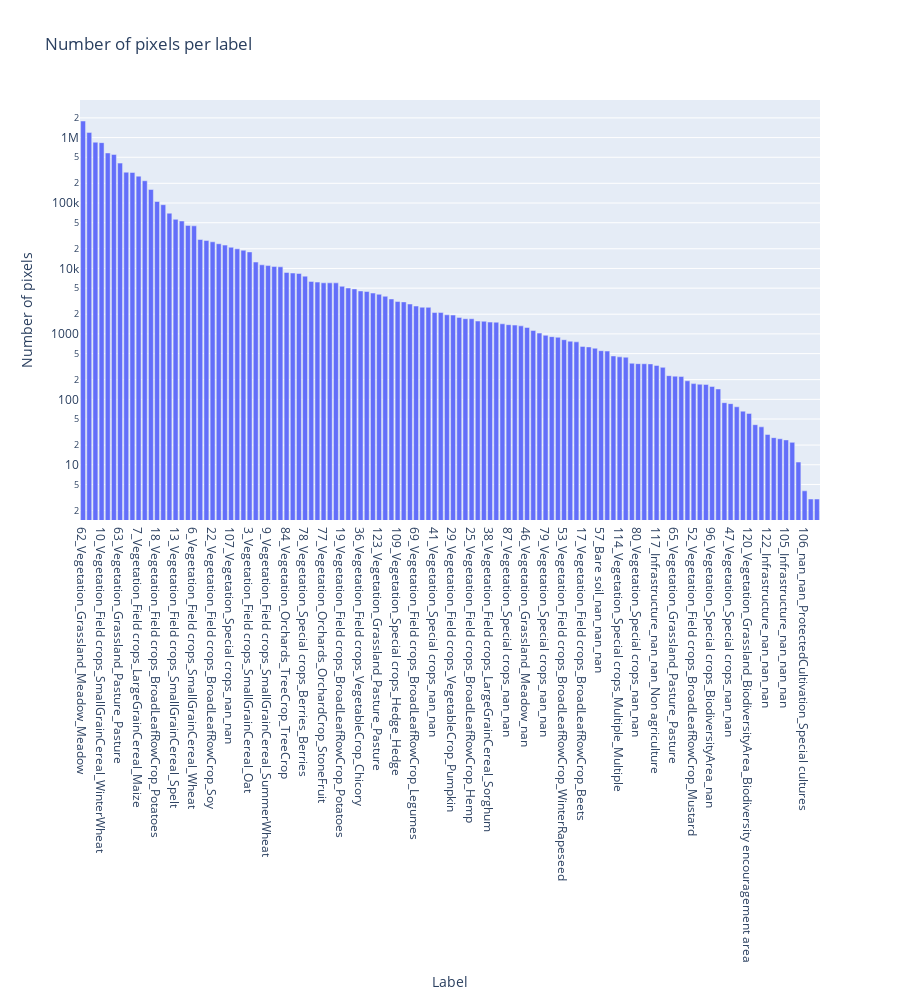

Source (notebook cell):
### Markdown cell above
Wie wir sehen, ist die Verteilung der Labels sehr ungleichmässig. Manche kommen auf über 1 Million Pixel vor, andere (ID 104) nur auf 3 Pixel.

### Code cell
fig = go.Figure()
fig.add_trace(go.Bar(x=[n['label_name'] for n in pixels_by_label_count_sorted.values()], y=[v['count'] for v in pixels_by_label_count_sorted.values()]))
fig.update_layout(
    title="Number of pixels per label",
    xaxis_title="Label",
    yaxis_title="Number of pixels",
    yaxis_type="log",
    height=1000
)

### Figure 1 — Plotly figure (JSON) as saved in the notebook; plotly's stock layout.template omitted (floating-point values rounded to 4 significant figures)
{"data": [{"type": "bar", "x": ["62_Vegetation_Grassland_Meadow_Meadow", "0_unknown_unknown_unknown_unknown", "58_Vegetation_Grassland_Meadow_Meadow", "10_Vegetation_Field crops_SmallGrainCereal_WinterWheat", "60_Vegetation_Grassland_Meadow_Meadow", "15_Vegetation_Field crops_LargeGrainCereal_Maize", "63_Vegetation_Grassland_Pasture_Pasture", "16_Vegetation_Field crops_BroadLeafRowCrop_Sugar_beets", "2_Vegetation_Field crops_SmallGrainCereal_WinterBarley", "7_Vegetation_Field crops_LargeGrainCereal_Maize", "21_Vegetation_Field crops_BroadLeafRowCrop_WinterRapeseed", "34_Vegetation_Field crops_VegetableCrop_Vegetables", "18_Vegetation_Field crops_BroadLeafRowCrop_Potatoes", "64_Vegetation_Grassland_Pasture_Pasture", "23_Vegetation_Field crops_BroadLeafRowCrop_Sunflowers", "13_Vegetation_Field crops_SmallGrainCereal_Spelt", "4_Vegetation_Field crops_SmallGrainCereal_Wheat", "74_Vegetation_Orchards_OrchardCrop_Vines", "6_Vegetation_Field crops_SmallGrainCereal_Wheat", "35_Vegetation_Field crops_VegetableCrop_Vegetables", "75_Vegetation_Orchards_OrchardCrop_Apples", "22_Vegetation_Field crops_BroadLeafRowCrop_Soy", "108_Vegetation_Special crops_Hedge_Hedge", "27_Vegetation_Field crops_BroadLeafRowCrop_Peas", "107_Vegetation_Special crops_nan_nan", "61_Vegetation_Grassland_Meadow_Meadow", "44_Vegetation_Special crops_Fallow_Fallow", "3_Vegetation_Field crops_SmallGrainCereal_Oat", "8_Vegetation_Field crops_SmallGrainCereal_EinkornWheat", "26_Vegetation_Field crops_BroadLeafRowCrop_Field bean", "9_Vegetation_Field crops_SmallGrainCereal_SummerWheat", "88_Vegetation_Orchards_OrchardCrop_Vines", "11_Vegetation_Field crops_SmallGrainCereal_Rye", "84_Vegetation_Orchards_TreeCrop_TreeCrop", "83_Vegetation_Special crops_nan_nan", "45_Vegetation_Special crops_Fallow_Fallow", "78_Vegetation_Special crops_Berries_Berries", "39_Vegetation_Special crops_Berries_Berries", "73_Vegetation_Grassland_nan_nan", "77_Vegetation_Orchards_OrchardCrop_StoneFruit", "112_Undefined_nan_nan_Multiple", "50_Vegetation_Field crops_CropMix_MixedCrop", "19_Vegetation_Field crops_BroadLeafRowCrop_Potatoes", "59_Vegetation_Grassland_Meadow_Meadow", "42_Vegetation_Special crops_nan_nan", "36_Vegetation_Field crops_VegetableCrop_Chicory", "76_Vegetation_Orchards_OrchardCrop_Pears", "1_Vegetation_Field crops_SmallGrainCereal_SummerBarley", "123_Vegetation_Grassland_Pasture_Pasture", "31_Vegetation_Field crops_LargeGrainCereal_Sorghum", "113_Vegetation_Forest_Forest_Forest", "109_Vegetation_Special crops_Hedge_Hedge", "24_Vegetation_Field crops_BroadLeafRowCrop_Linen", "98_Infrastructure_nan_Greenhouse_Vegetables", "69_Vegetation_Field crops_BroadLeafRowCrop_Legumes", "5_Vegetation_Field crops_SmallGrainCereal_Grain", "51_Vegetation_Grassland_BiodiversityArea_Biodiversity encouragement area", "41_Vegetation_Special crops_nan_nan", "32_Vegetation_Field crops_SmallGrainCereal_Grain", "56_Bare soil_nan_nan_nan", "29_Vegetation_Field crops_VegetableCrop_Pumpkin", "30_Vegetation_Field crops_BroadLeafRowCrop_Tobacco", "37_Vegetation_Field crops_SmallGrainCereal_Buckwheat", "25_Vegetation_Field crops_BroadLeafRowCrop_Hemp", "20_Vegetation_Field crops_BroadLeafRowCrop_SummerRapeseed", "86_Vegetation_Special crops_nan_nan", "38_Vegetation_Field crops_LargeGrainCereal_Sorghum", "101_nan_nan_ProtectedCultivation_Vegetables", "82_Vegetation_Special crops_nan_nan", "87_Vegetation_Special crops_nan_nan", "72_Vegetation_Grassland_BiodiversityArea_nan", "94_Vegetation_Special crops_nan_nan", "46_Vegetation_Grassland_Meadow_nan", "119_Bare soil_nan_nan_nan", "116_Undefined_nan_nan_Waters", "79_Vegetation_Special crops_nan_nan", "66_Vegetation_Grassland_Meadow_Meadow", "43_Vegetation_Grassland_BiodiversityArea_Biodiversity encouragement area", "53_Vegetation_Field crops_BroadLeafRowCrop_WinterRapeseed", "81_Vegetation_Orchards_OrchardCrop_Hops", "124_Undefined_nan_Undefined_Non agriculture", "17_Vegetation_Field crops_BroadLeafRowCrop_Beets", "111_Undefined_nan_nan_Multiple", "102_nan_nan_ProtectedCultivation_Special cultures", "57_Bare soil_nan_nan_nan", "70_Vegetation_Grassland_nan_nan", "71_Vegetation_Grassland_Meadow_Meadow", "114_Vegetation_Special crops_Multiple_Multiple", "115_Undefined_nan_Undefined_Non agriculture", "100_Infrastructure_nan_Greenhouse_Special cultures", "80_Vegetation_Special crops_nan_nan", "54_Vegetation_Field crops_BroadLeafRowCrop_Sunflowers", "110_Vegetation_Special crops_Hedge_Hedge", "117_Infrastructure_nan_nan_Non agriculture", "28_Vegetation_Field crops_BroadLeafRowCrop_Lupine", "49_Vegetation_Field crops_CropMix_nan", "65_Vegetation_Grassland_Pasture_Pasture", "85_Vegetation_Orchards_TreeCrop_TreeCrop", "103_nan_nan_ProtectedCultivation_Special cultures", "52_Vegetation_Field crops_BroadLeafRowCrop_Mustard", "99_Infrastructure_nan_Greenhouse_Special cultures", "92_Vegetation_Special crops_nan_nan", "96_Vegetation_Special crops_BiodiversityArea_nan", "97_Vegetation_Special crops_nan_nan", "89_Vegetation_Special crops_nan_nan", "47_Vegetation_Special crops_nan_nan", "67_Vegetation_Grassland_Meadow_Meadow", "93_Vegetation_Orchards_OrchardCrop_Vines", "120_Vegetation_Grassland_BiodiversityArea_Biodiversity encouragement area", "33_Vegetation_Field crops_BroadLeafRowCrop_Linen", "121_Vegetation_Special crops_Gardens_Gardens", "122_Infrastructure_nan_nan_nan", "48_Vegetation_Special crops_nan_nan", "40_Vegetation_Special crops_nan_nan", "105_Infrastructure_nan_nan_nan", "118_Infrastructure_nan_nan_Multiple", "91_Vegetation_Orchards_OrchardCrop_Chestnut", "106_nan_nan_ProtectedCultivation_Special cultures", "104_nan_nan_ProtectedCultivation_Special cultures", "95_Vegetation_Orchards_OrchardCrop_Vines"], "y": [1791796, 1200064, 849716, 837126, 581893, 552110, 407247, 295998, 292885, 257456, 218958, 160933, 105496, 94265, 69882, 56321, 53150, 45529, 44798, 27688, 26699, 25544, 23861, 22732, 21098, 19955, 18991, 17895, 12525, 11369, 11065, 10739, 10602, 8683, 8515, 8380, 7630, 6339, 6191, 6038, 6031, 6022, 5339, 5026, 4870, 4532, 4442, 4210, 4032, 3757, 3417, 3120, 3085, 2862, 2666, 2558, 2545, 2121, 2119, 1959, 1941, 1788, 1708, 1704, 1571, 1561, 1515, 1509, 1427, 1383, 1364, 1327, 1255, 1130, 1028, 952, 908, 888, 815, 774, 756, 644, 633, 604, 554, 547, 460, 446, 440, 356, 351, 350, 348, 330, 308, 230, 226, 223, 192, 174, 170, 169, 157, 144, 89, 86, 77, 66, 61, 41, 38, 29, 26, 25, 24, 22, 11, 4, 3, 3]}], "layout": {"height": 1000, "title": {"text": "Number of pixels per label"}, "xaxis": {"title": {"text": "Label"}}, "yaxis": {"title": {"text": "Number of pixels"}, "type": "log"}}}
